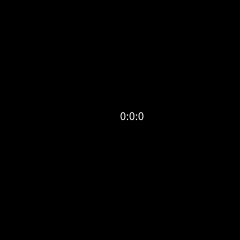
Frame 1 (no input)
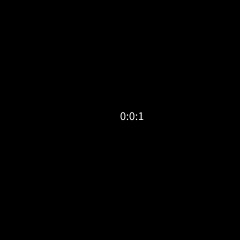
Frame 60 (the mouse pressed at the canvas centre just before this capture)
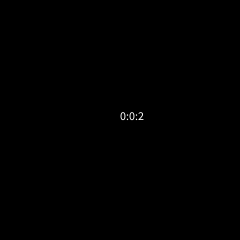
Frame 120 (the mouse held since frame 60 and released just before this capture)

The Processing sketch that drew these frames (run headless with seeded random() and noise(); from frame 60 on, the mouse is pressed at the canvas centre):

// Processing sketch: reloj_tobias
// ── reloj_tobias.pde
int segundos = 0; 
int minutos = 0; 
int horas = 0; 
void setup() {   
  size(240, 240);   
  frameRate(600);
} 
void draw() {   
  background(0);   
  println(frameCount);   
  if (frameCount % 60 == 0) {     
    segundos++;     
    if (segundos >= 60) {       
      minutos++;       
      segundos = 0;       
      if (minutos >= 60) {         
        horas++;              
        if (horas >= 24) {           
          horas = 0;
        }         
        minutos = 0;
      }
    }
  }   
  text(horas + ":" + minutos +":" + segundos, width/2, height/2);
}
